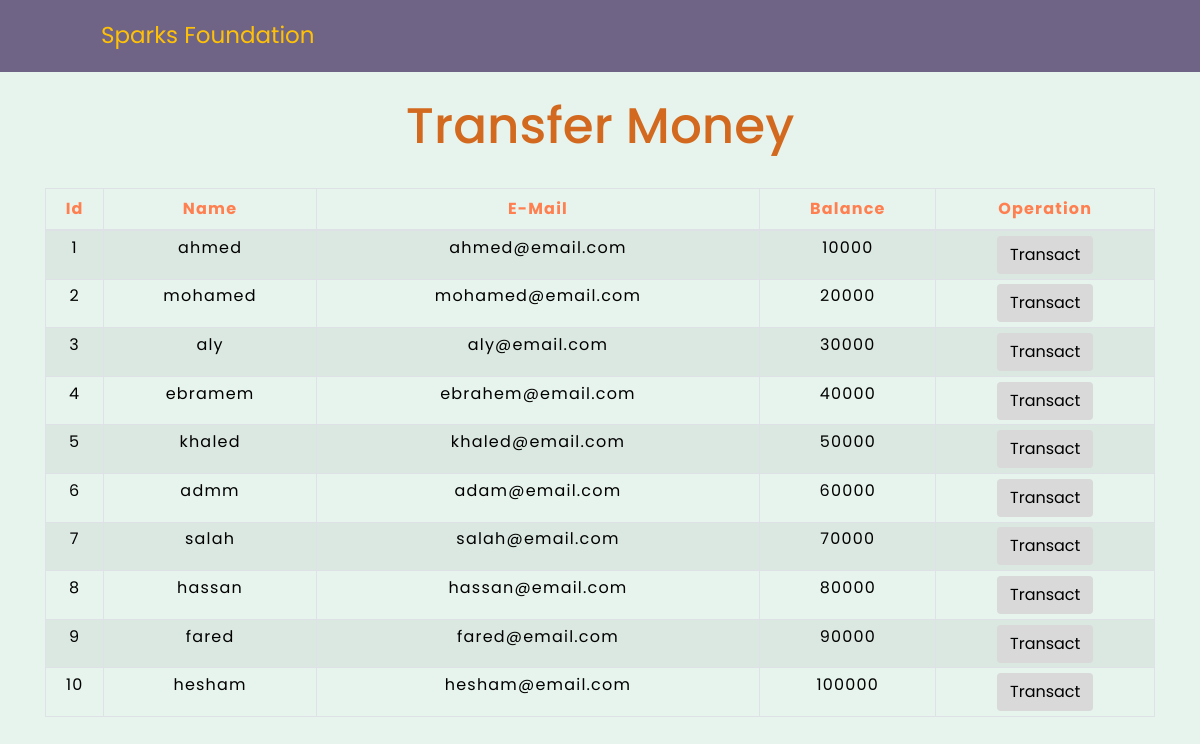
The app's page /TransferMoney.php with its own data.
### tables this page shows
CREATE TABLE `users` (
  `id` int(11) NOT NULL,
  `name` text NOT NULL,
  `email` varchar(30) NOT NULL,
  `balance` int(8) NOT NULL
);

### TransferMoney.php (the view, shortened to what this page needs)
<!DOCTYPE html>
<html lang="en">
<head>
    <link rel="stylesheet" type="text/css" href="https://maxcdn.bootstrapcdn.com/bootstrap/4.0.0/css/bootstrap.min.css">
    <link rel="stylesheet" type="text/css" href="css/datatable.css">
    <link rel="stylesheet" href="css/styles.css">
</head>
<body>
<nav class="navbar navbar-default">
        <div class="container-fluid">
            <div class="navbar-header">
                <a class="navbar-brand" href="index.php"><span class="main-color">Sparks Foundation</span></a>
            </div>
        </div>
    </nav>
<?php
    include 'connection.php';
    $sql = "SELECT * FROM users";
    $result = mysqli_query($conn, $sql);
?>
    <div class="container">
        <h1 class="text-center pt-4">Transfer Money</h1>
        <br>
        <div class="row">
            <div class="col">
                <div class="table-responsive-sm">
                <table class="table table-hover table-sm table-striped table-condensed table-bordered">
                <thead>
                    <tr>
                    <th scope="col" class="text-center py-2">Id</th>
                    <th scope="col" class="text-center py-2">Name</th>
                    <th scope="col" class="text-center py-2">E-Mail</th>
                    <th scope="col" class="text-center py-2">Balance</th>
                    <th scope="col" class="text-center py-2">Operation</th>
                    </tr>
                </thead>
                <tbody>
                    <?php
                        while($rows = mysqli_fetch_assoc($result)) {
                    ?>
                    <tr>
                        <td class="py2"><?php echo $rows['id']?></td>
                        <td class="py2"><?php echo $rows['name']?></td>
                        <td class="py2"><?php echo $rows['email']?></td>
                        <td class="py2"><?php echo $rows['balance']?></td>
                        <td><a href="userdetails.php?id= <?php echo $rows['id'] ;?>"> <button type="button" class="btn">Transact</button></a></td>
                    </tr>
                    <?php
                        }
                    ?>
                </tbody>
                </div>
            </div>
        </div>
    </div>
</body>
</html>

### css/datatable.css (style rules this page uses)
* { padding: 0; margin: 0; box-sizing: border-box; font-family: sans-serif; }
h1 { color:chocolate; text-align: center; font-style: initial; font-size: 50px; }
table { color:chocolate; letter-spacing: 1.2px; }
td { color:black; text-align: center; }
button { border:none; background: #d9d9d9; transition: 1s; }
th { color:coral; }

### css/styles.css (style rules this page uses)
* { font-family: 'Poppins', sans-serif; margin: 0; padding: 0; box-sizing: border-box; scroll-behavior: smooth; }
body { background: rgba(136, 203, 171, 0.205); margin: 0; font-family: 'Merriweather', serif; }
.navbar-header a { text-decoration: none; }
.main-color { color: #ffc107; font-size: 23px; margin-left: 70px; }
.navbar-default { background-color: #6f6486 !important; border: none !important; border-radius: 0 !important; margin: 0 !important }
.navbar-default .navbar-brand { color: #FFF !important }
.navbar-default .navbar-brand { line-height: 55px !important; padding: 0 !important }
.navbar>.container .navbar-brand, .navbar>.container-fluid .navbar-brand { margin: 0 !important }

### TransferMoney.php (style rules this page uses)
button { transition: 0.5s; }

### records on screen
users: id "1", name "ahmed", email "ahmed@email.com", balance "10000"
users: id "2", name "mohamed", email "mohamed@email.com", balance "20000"
users: id "3", name "aly", email "aly@email.com", balance "30000"
users: id "4", name "ebramem", email "ebrahem@email.com", balance "40000"
users: id "5", name "khaled", email "khaled@email.com", balance "50000"
users: id "6", name "admm", email "adam@email.com", balance "60000"
users: id "7", name "salah", email "salah@email.com", balance "70000"
users: id "8", name "hassan", email "hassan@email.com", balance "80000"
users: id "9", name "fared", email "fared@email.com", balance "90000"
users: id "10", name "hesham", email "hesham@email.com", balance "100000"
